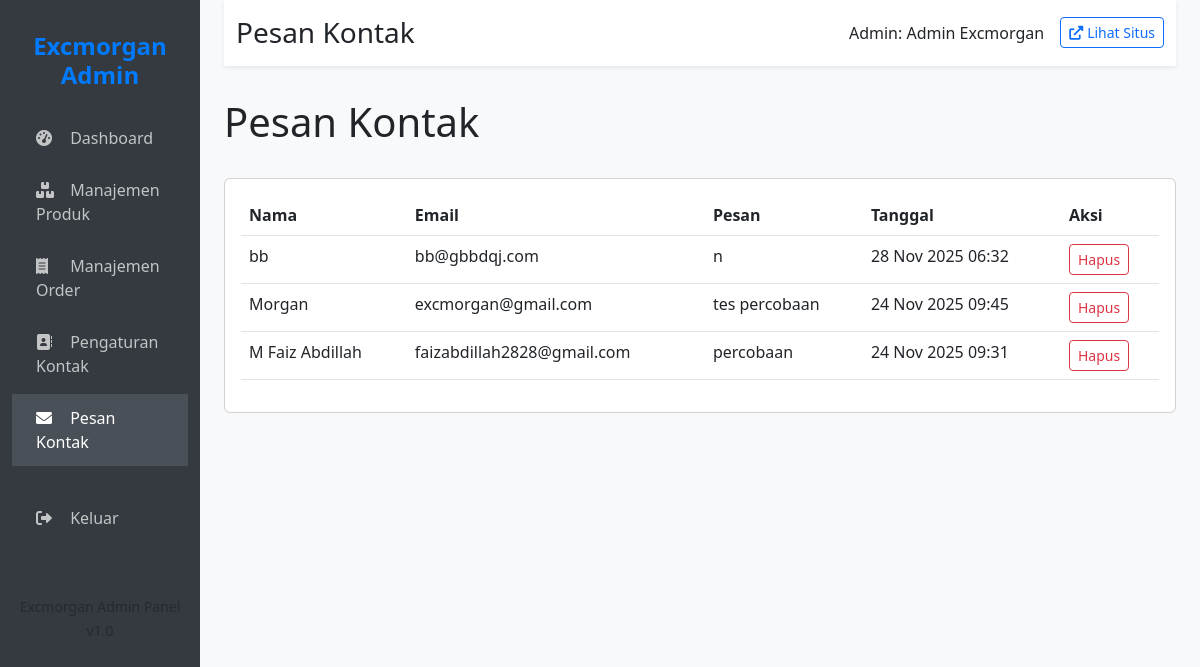
Screenshot of /admin/admin_contact_messages.php (signed in) with the database file from the repository.
### tables this page shows
CREATE TABLE `contact_messages` (
  `id` int(11) NOT NULL,
  `name` varchar(255) NOT NULL,
  `email` varchar(255) NOT NULL,
  `message` text NOT NULL,
  `created_at` timestamp NOT NULL DEFAULT current_timestamp()
);

### admin/admin_contact_messages.php (the view, shortened to what this page needs)
<?php
require_once '../config/functions.php';
$stmt = $pdo->query("SELECT * FROM contact_messages ORDER BY created_at DESC");
$messages = $stmt->fetchAll(PDO::FETCH_ASSOC);
?>
<div class="d-flex justify-content-between align-items-center mb-4">
    <h1>Pesan Kontak</h1>
</div>
<?php if (count($messages) > 0): ?>
    <div class="card">
        <div class="card-body">
            <div class="table-responsive">
                <table class="table">
                    <thead>
                        <tr>
                            <th>Nama</th>
                            <th>Email</th>
                            <th>Pesan</th>
                            <th>Tanggal</th>
                            <th>Aksi</th>
                        </tr>
                    </thead>
                    <tbody>
                        <?php foreach ($messages as $msg): ?>
                            <tr>
                                <td><?php echo htmlspecialchars($msg['name']); ?></td>
                                <td><?php echo htmlspecialchars($msg['email']); ?></td>
                                <td class="text-truncate" style="max-width: 300px;" title="<?php echo htmlspecialchars($msg['message']); ?>">
                                    <?php echo htmlspecialchars($msg['message']); ?>
                                </td>
                                <td><?php echo date('d M Y H:i', strtotime($msg['created_at'])); ?></td>
                                <td>
                                    <a href="?delete_message=<?php echo $msg['id']; ?>" class="btn btn-sm btn-outline-danger" onclick="return confirm('Yakin ingin menghapus pesan ini?')">Hapus</a>
                                </td>
                            </tr>
                        <?php endforeach; ?>
                    </tbody>
                </table>
            </div>
        </div>
    </div>
<?php endif; ?>
<?php
include 'includes/admin_layout.php';
?>

### admin/includes/admin_layout.php (style rules this page uses)
body { background-color: #f8f9fa; }

### rows the page displays
contact_messages: name "bb", email "bb@gbbdqj.com", message "n", created_at "28 Nov 2025 06:32"
contact_messages: name "Morgan", email "excmorgan@gmail.com", message "tes percobaan", created_at "24 Nov 2025 09:45"
contact_messages: name "M Faiz Abdillah", email "faizabdillah2828@gmail.com", message "percobaan", created_at "24 Nov 2025 09:31"

### other values shown
$title "Pesan Kontak"
$_SESSION['user_name'] "Admin Excmorgan"
